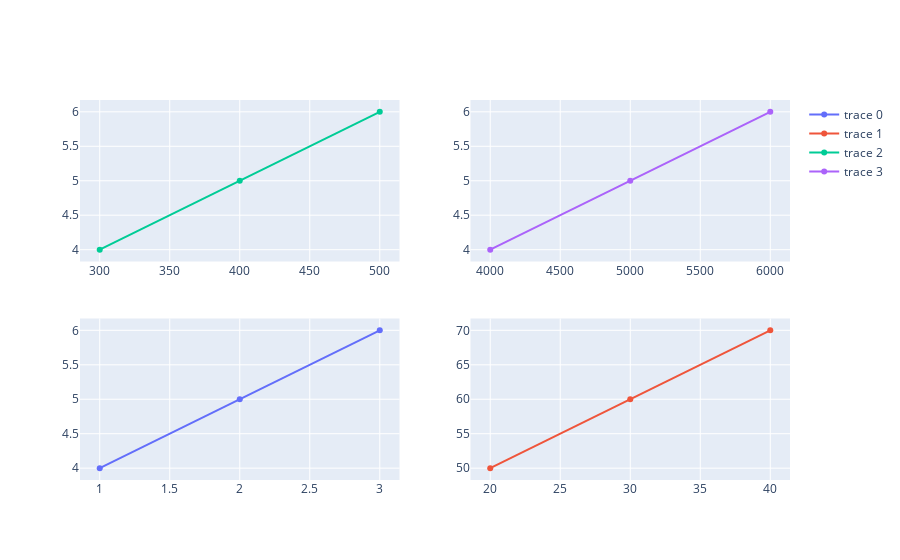

The notebook cell this image was saved under:
### Code cell
# sub plot using plotly
fig = make_subplots(rows=2,cols=2,start_cell="bottom-left")

fig.add_trace(go.Scatter(x=[1,2,3],y=[4,5,6]),row=1,col=1)

fig.add_trace(go.Scatter(x=[20,30,40],y=[50,60,70]),row=1,col=2)
fig.add_trace(go.Scatter(x=[300,400,500],y=[4,5,6]),row=2,col=1)
fig.add_trace(go.Scatter(x=[4000,5000,6000],y=[4,5,6]),row=2,col=2)

fig.show()

### Figure 1 — Plotly figure (JSON) as saved in the notebook; plotly's stock layout.template omitted (floating-point values rounded to 4 significant figures)
{"data": [{"type": "scatter", "x": [1, 2, 3], "xaxis": "x", "y": [4, 5, 6], "yaxis": "y"}, {"type": "scatter", "x": [20, 30, 40], "xaxis": "x2", "y": [50, 60, 70], "yaxis": "y2"}, {"type": "scatter", "x": [300, 400, 500], "xaxis": "x3", "y": [4, 5, 6], "yaxis": "y3"}, {"type": "scatter", "x": [4000, 5000, 6000], "xaxis": "x4", "y": [4, 5, 6], "yaxis": "y4"}], "layout": {"xaxis": {"anchor": "y", "domain": [0, 0.45]}, "xaxis2": {"anchor": "y2", "domain": [0.55, 1]}, "xaxis3": {"anchor": "y3", "domain": [0, 0.45]}, "xaxis4": {"anchor": "y4", "domain": [0.55, 1]}, "yaxis": {"anchor": "x", "domain": [0, 0.425]}, "yaxis2": {"anchor": "x2", "domain": [0, 0.425]}, "yaxis3": {"anchor": "x3", "domain": [0.575, 1]}, "yaxis4": {"anchor": "x4", "domain": [0.575, 1]}}}
